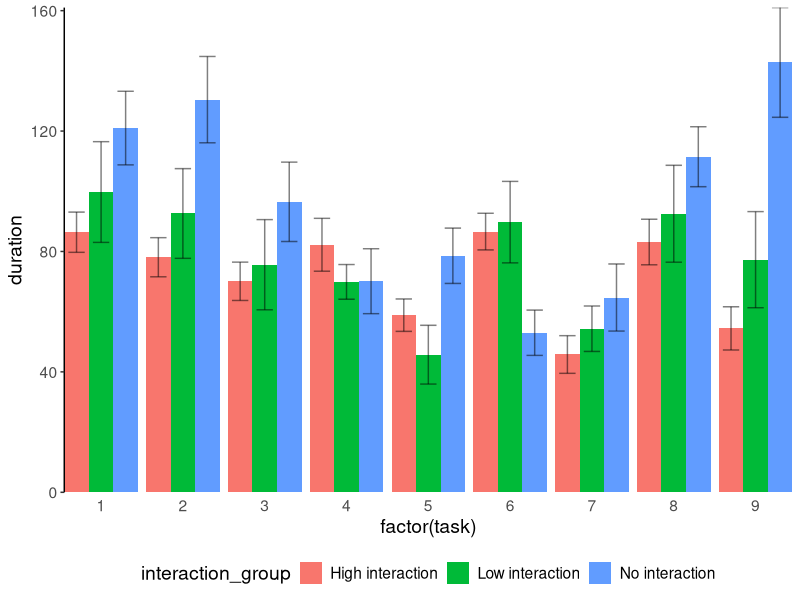
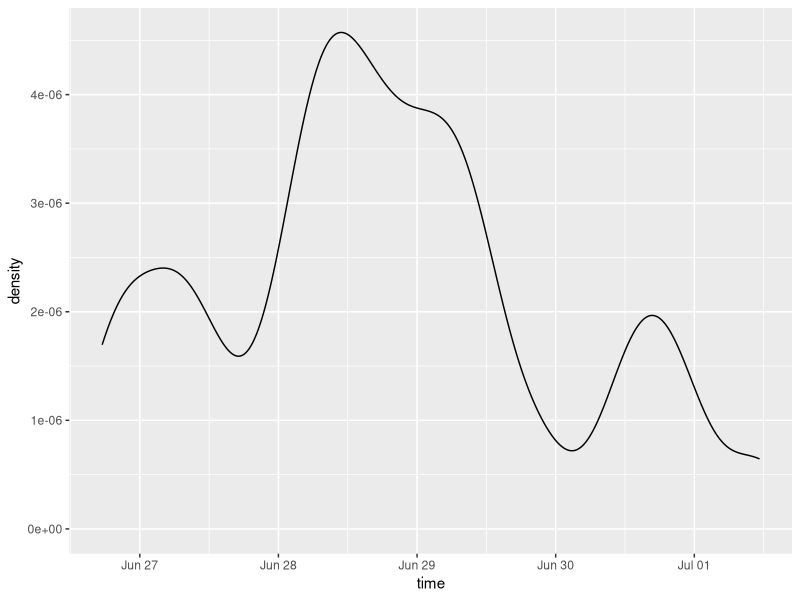
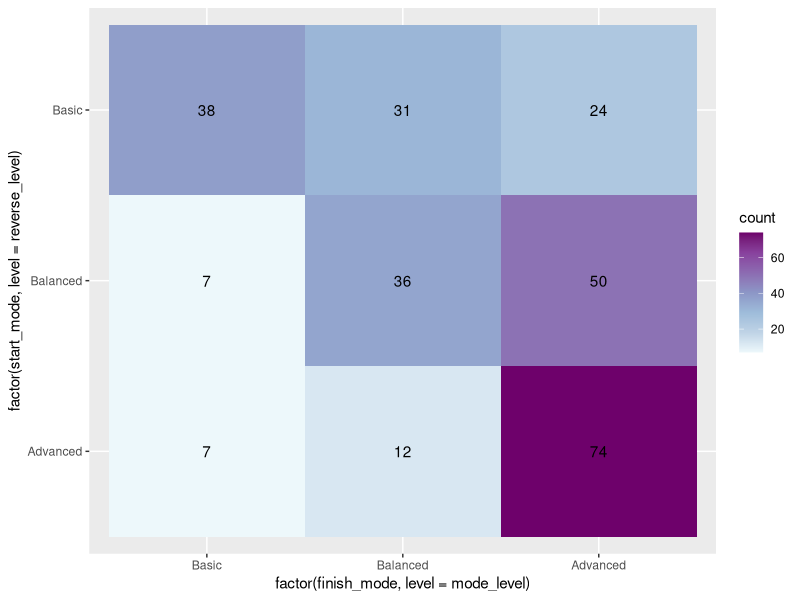

Recreate these plots in R, in order.
## ---- chunk 1

library(tidyverse)
library(lubridate)
events <- read_csv("v2-data.csv") %>%
  mutate(time = as_datetime(time), task = as.integer(task)) %>%
  arrange(time)
## ---- chunk 2
event_names <- events %>% distinct(event_name)

all_participants <- events %>%
  distinct(participant_id) %>%
  .$participant_id

completed <- events %>%
  filter(task == 8, event_name %in% c("complete", "skip")) %>%
  distinct(participant_id) %>%
  filter(! participant_id %in% c()) %>% 
  .$participant_id

starts <- events %>%
  filter(participant_id %in% completed) %>%
  filter(event_name == "start") %>%
  group_by(participant_id, task) %>%
  summarise(start_time = first(time))

ends <- events %>% 
  filter(participant_id %in% completed) %>%
  filter(event_name %in% c("complete", "skip")) %>%
  group_by(participant_id, task) %>%
  summarise(finish_time = last(time))

durations <- events %>%
  filter(participant_id %in% completed) %>%
  left_join(starts, by=c("participant_id", 'task')) %>%
  left_join(ends, by=c("participant_id", 'task')) %>%
  mutate(duration = as.numeric(finish_time - start_time))


durations |> group_by(task) |> summarise(
  avg_time=mean(duration),
  med_time= median(duration),
  min_time = min(duration),
  max_time=max(duration),
  sd_time = sd(duration))
  

attemps <- events %>%
  filter(participant_id %in% completed) %>% 
  filter(event_name == "attempts")
  
## ---- chunk 3

err_left <- function (n, m, s) {
  return (m - qt(0.975,df=n-1)*s/sqrt(n))
}

err_right <- function (n, m, s) {
  return (m + qt(0.975,df=n-1)*s/sqrt(n))
}

errors <- durations |>
  group_by(task, interaction_group) %>%
  summarise(
    l = err_left(n(), mean(duration), sd(duration)),
    m = mean(duration),
    u = err_right(n(), mean(duration), sd(duration))
  )

durations |>
  ggplot() +
  geom_bar(
    durations,
    mapping = aes(x = factor(task),
                  y = duration,
                  fill = interaction_group),
    position = "dodge",
    stat = "summary",
    fun = "mean"
  ) +
  geom_errorbar(
    data = errors,
    mapping = aes(
      x = factor(task),
      y = m,
      ymin = l,
      ymax = u,
      group = interaction_group
    ),
    position = position_dodge(0.9),
    alpha=0.5,
    width=0.6
  ) +
  scale_x_discrete(expand = c(0,0))  +
  scale_y_continuous(expand = c(0,0)) + 
  theme_bw() +
  theme(
    panel.grid.major = element_blank(), 
    panel.grid.minor = element_blank(), 
    panel.border = element_blank(),
    axis.line.y = element_line(colour = "black"),
    axis.ticks.x = element_blank(),
    legend.position = "bottom",
    plot.title = element_text(size = 15),
    axis.title = element_text(size = 14),
    text = element_text(size = 14)
    )

# ggsave("r2-data.pdf", device = "pdf", plot = last_plot(), units ="mm", width = 210)

  
## ---- chunk 4

## ---- chunk 5
events |> 
  group_by(participant_id) |>
  summarise(runtime = max(time) - min(time)) |>
  summarise(
    mean_runtime = mean(runtime),
    median_runtime = median(runtime)
    )
## ---- chunk 6
events |>
  ggplot(mapping=aes(x=time)) +
  geom_density()
  
  
## ---- chunk 7
mode_level <- c('Basic', 'Balanced', 'Advanced')
reverse_level <- c('Advanced', 'Balanced', 'Basic')
events |>
  filter(event_name %in% c('start', 'complete', 'skip')) |>
  group_by(task, participant_id) |>
  arrange(time, .by_group = TRUE) |>
  summarise(
    start_mode=first(mode),
    finish_mode=last(mode)
  ) |> 
  group_by(start_mode, finish_mode) |>
  summarise(count=n()) |>
  ggplot(aes(factor(finish_mode, level=mode_level),
             factor(start_mode, level=reverse_level))) +
  geom_tile(aes(fill=count)) +
  geom_text(aes(label=count)) +
  scale_fill_distiller(direction = 1, palette = 3)

  
